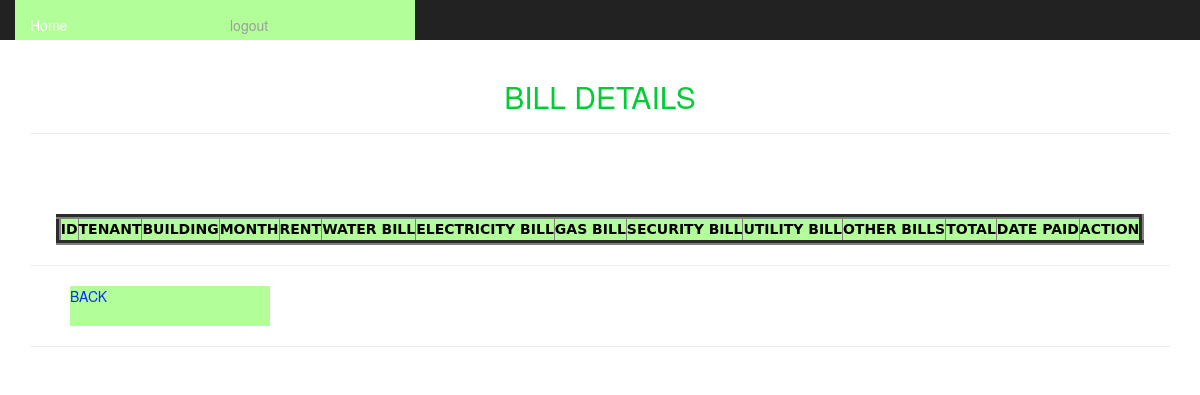
Page /siteadmin/billdetails.php (signed in) on the earlier database version.
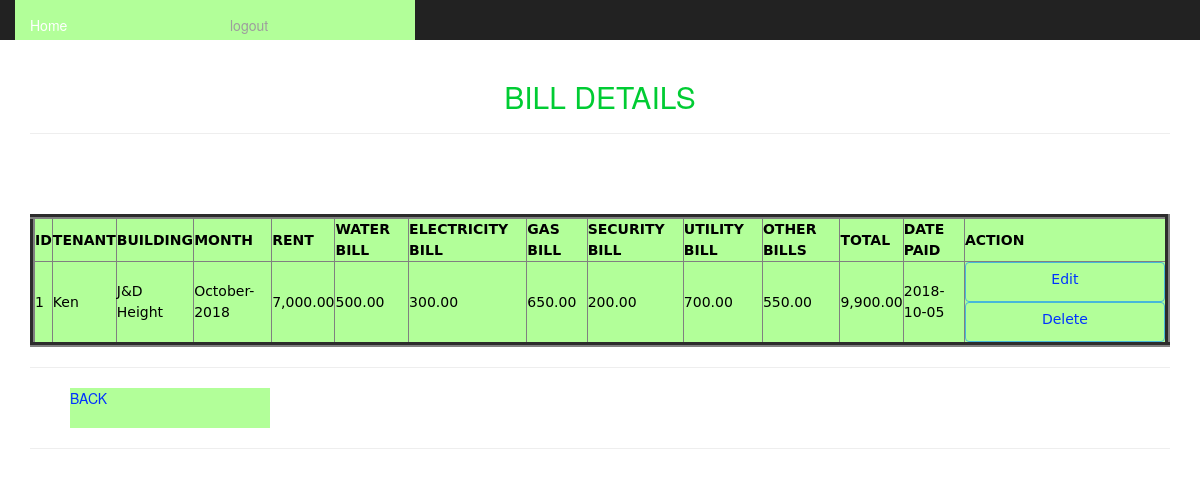
Same page on the later database version.
### tables this page shows
CREATE TABLE `billing` (
  `owner_utility_id` int(11) NOT NULL,
  `tenant_id` int(11) NOT NULL,
  `month` varchar(255) NOT NULL,
  `rent` decimal(15,2) NOT NULL DEFAULT '0.00',
  `water_bill` decimal(15,2) NOT NULL DEFAULT '0.00',
  `electric_bill` decimal(15,2) NOT NULL DEFAULT '0.00',
  `gas_bill` decimal(15,2) NOT NULL DEFAULT '0.00',
  `security_bill` decimal(15,2) NOT NULL DEFAULT '0.00',
  `utility_bill` decimal(15,2) NOT NULL DEFAULT '0.00',
  `other_bill` decimal(15,2) NOT NULL DEFAULT '0.00',
  `total_rent` decimal(15,2) NOT NULL DEFAULT '0.00',
  `issue_date` date NOT NULL,
  `added_date` timestamp NOT NULL DEFAULT CURRENT_TIMESTAMP
);

CREATE TABLE `tenant` (
  `id` int(11) NOT NULL,
  `r_name` varchar(200) NOT NULL,
  `r_email` varchar(200) NOT NULL,
  `r_contact` varchar(200) NOT NULL,
  `r_address` varchar(200) NOT NULL,
  `r_nid` varchar(200) NOT NULL,
  `house_id` int(11) NOT NULL,
  `r_advance` decimal(15,2) NOT NULL DEFAULT '0.00',
  `r_rent_pm` decimal(15,2) NOT NULL DEFAULT '0.00',
  `r_date` varchar(200) NOT NULL,
  `r_password` varchar(200) NOT NULL,
  `building_id` int(11) NOT NULL,
  `status` varchar(255) NOT NULL
);

CREATE TABLE `building_info` (
  `bldid` int(11) NOT NULL,
  `name` varchar(200) NOT NULL,
  `address` varchar(200) NOT NULL,
  `security_guard_mobile` varchar(200) NOT NULL,
  `building_make_year` varchar(200) NOT NULL,
  `status` varchar(255) NOT NULL,
  `added_date` timestamp NOT NULL DEFAULT CURRENT_TIMESTAMP
);

### siteadmin/billdetails.php (the view, shortened to what this page needs)
<html>
<head>
<link rel="stylesheet" href="../css/bootstrap.css" type="text/css" media="screen"/>
<link rel="stylesheet" href="css/bootstrap.min.css" type="text/css">
<link rel="stylesheet" href="../style/style.css" type="text/css" media="screen"/>
<link href="../style/jquery.dataTables.min.css" rel="stylesheet">
</head>
 <body>
<div class="container">
<nav class="nav navbar-inverse navbar-fixed-top">
<?php include_once("headerad.php");?>
</nav><br><br><br>
   <h2 align="center" style="color:#0C3; text-transform:uppercase;">bill details</h2>
     <HR>
          <BR>
					<BR>
   <div><br/>
     <div align="center" style="margin-center:1px;">
<?php
$result = mysql_query("SELECT * FROM billing");
$i=0;
echo "<table id='users' border='5' style='background-color:#B2FF99'>
<thead>
<tr>
<th>ID</th>
<th>TENANT</th>
<th>BUILDING</th>
<th>MONTH</th>
<th>RENT</th>
<th>WATER BILL</th>
<th>ELECTRICITY BILL</th>
<th>GAS BILL</th>
<th>SECURITY BILL</th>
<th>UTILITY BILL</th>
<th>OTHER BILLS</th>
<th>TOTAL</th>
<th>DATE PAID</th>
<th>ACTION</th>
</tr></thead><tbody>";
while($row = mysql_fetch_array($result))
{
	$i++;
$t = mysql_query("SELECT * FROM tenant where id='".$row['tenant_id']."'");
$tenant = mysql_fetch_array($t);
$b = mysql_query("SELECT * FROM building_info where bldid='".$tenant['building_id']."'");
$building = mysql_fetch_array($b);
echo "<tr style='width:400px;height:80px'>";
echo "<td>" . $i . "</td>";
echo "<td>" . $tenant['r_name'] . "</td>";
echo "<td>" . $building['name'] . "</td>";
echo "<td>" . $row['month'] . "</td>";
echo "<td>" . number_format($row['rent'],2) . "</td>";
echo "<td>" . number_format($row['water_bill'],2) . "</td>";
echo "<td>" . number_format($row['electric_bill'],2) . "</td>";
echo "<td>" . number_format($row['gas_bill'],2) . "</td>";
echo "<td>" . number_format($row['security_bill'],2) . "</td>";
echo "<td>" . number_format($row['utility_bill'],2) . "</td>";
echo "<td>" . number_format($row['other_bill'],2) . "</td>";
echo "<td>" . number_format($row['total_rent'],2) . "</td>";
echo "<td>" . $row['issue_date'] . "</td>";
echo "<td><a class='btn btn-info' href='edit_bills.php?id=".$row['owner_utility_id']."'>Edit</a><br>";
echo "<a class='btn btn-info' href='delete_bills.php?id=".$row['owner_utility_id']."'>Delete</a></td>";
echo "</tr>";
}
echo "</tbody></table>";
?>
</div>
<hr><ul><a href="admin_dashboard.php" class="button">BACK</a>  </ul><hr>
</html>

### siteadmin/headerad.php (shortened to what this page needs)
<head>
<link rel="stylesheet" href="css/bootstrap.css" type="text/css">
<link rel="stylesheet" href="css/bootstrap.min.css" type="text/css">
</head>
<div class="container-fluid">
    <div class="collapse navbar-collapse" id="myNavbar">
      <ul class="nav navbar-nav">
        <li class="active"><a href="admin_dashboard.php">Home</a></li>
        <li><a href="logout.php">logout</a></li>
      </ul>
    </div>
  </div>

### style/style.css (style rules this page uses)
body,td,th { font-family:"Lucida Grande", "Lucida Sans Unicode", "Lucida Sans", "DejaVu Sans", Verdana, sans-serif; font-size: 14px; color: #000; line-height:1.5em; }
a:link { color: #03F; text-decoration: none; background-color: #B2FF99 !important; }

### siteadmin/headerad.php (style rules this page uses)
a { display:block;width:200px;height:40px;align:center }
a:link { background-color:#B2FF99; }

Differences in the rows shown:
added billing: tenant.r_name "Ken", building_info.name "J&D Height", month "October-2018", rent "7,000.00", water_bill "500.00", electric_bill "300.00", gas_bill "650.00", security_bill "200.00", utility_bill "700.00", other_bill "550.00", total_rent "9,900.00", issue_date "2018-10-05"
